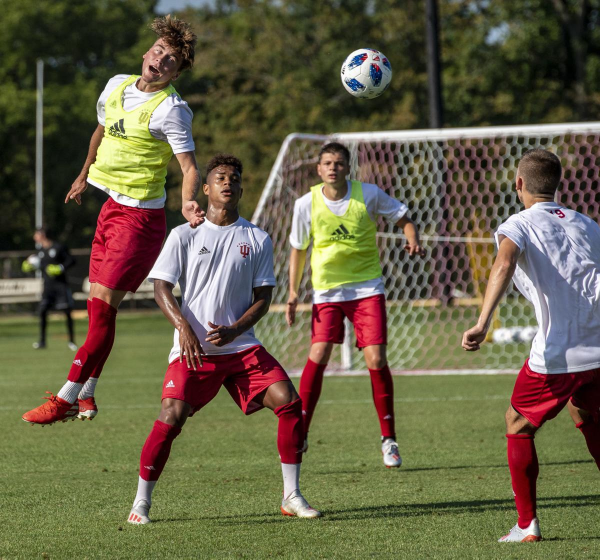
#> input picture Coding_Practice/Libraries/OpenCV/Detection/assets/soccer_practice.jpg, 1200 x 1119 px (shown at 1/2 size)
$ python contours.py
#> lines starting #> are read from the running program, lines starting #| are printed output that depends on the picture; after the words box and inside, x2 and y2 are one past the last pixel; in counts of white or black regions, pixels touching at a corner belong together
# Contours - elastic film abround an object
import numpy as np
import cv2

img = cv2.imread('Detection/assets/soccer_practice.jpg', 1)
#> img is the input picture: shape (1119, 1200, 3); mean B, G, R 70.9, 96, 102.6
img = cv2.resize(img, (0,0), fx=0.5,fy=0.5)
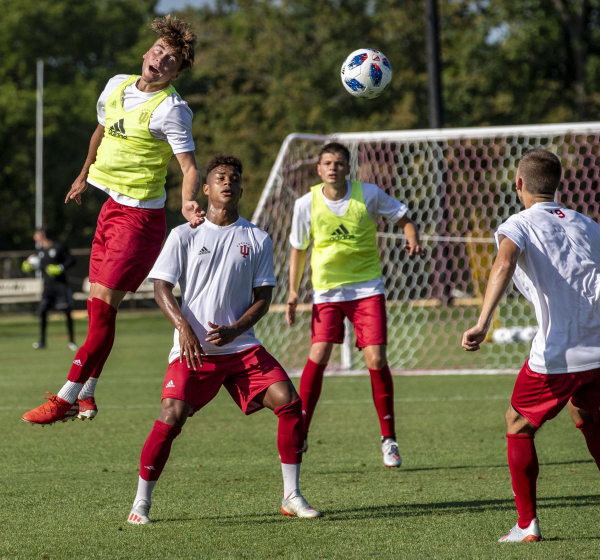
#> img: shape (560, 600, 3); mean B, G, R 71.1, 96.1, 102.7
gray = cv2.cvtColor(img, cv2.COLOR_BGR2GRAY)
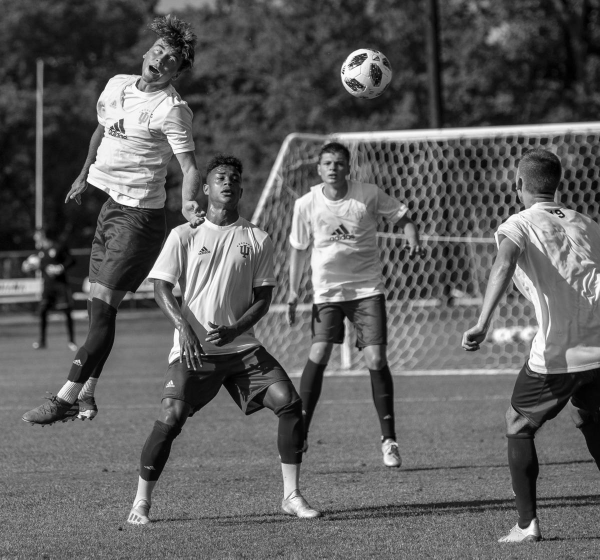
#> gray: shape (560, 600); min 0, max 255, mean 95.2

thresh = cv2.adaptiveThreshold(gray, 255, cv2.ADAPTIVE_THRESH_GAUSSIAN_C, cv2.THRESH_BINARY, 115, 1)
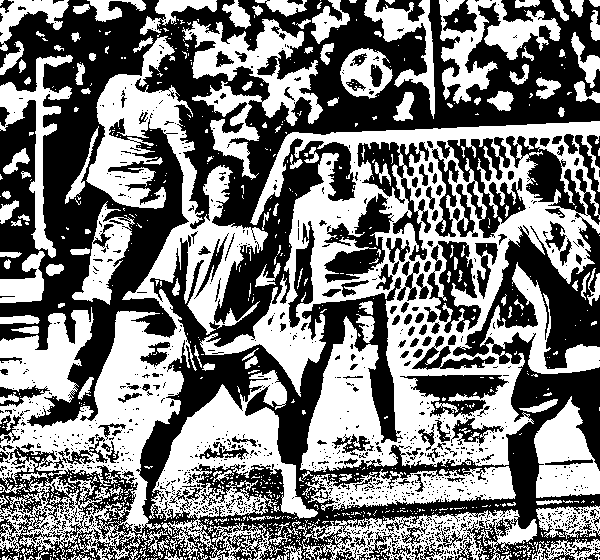
#> thresh: shape (560, 600); 48.4% white; 910 white regions (767 under 20 px)
cv2.imshow("Binary", thresh)

contours, hierarchy = cv2.findContours(thresh, cv2.RETR_TREE, cv2.CHAIN_APPROX_SIMPLE)
#> contours = 3494 contours, 3086 with area under 20; largest, box (x1, y1, x2, y2) and area: (200, 121, 600, 472) 77979, (0, 36, 268, 560) 41611, (149, 370, 318, 560) 12894, (182, 19, 323, 180) 7446, (296, 509, 537, 560) 6812

img2 = img.copy()
index = -1
thickness = 4
color = (255, 0, 255)

cv2.drawContours(img2, contours, index, color, thickness)
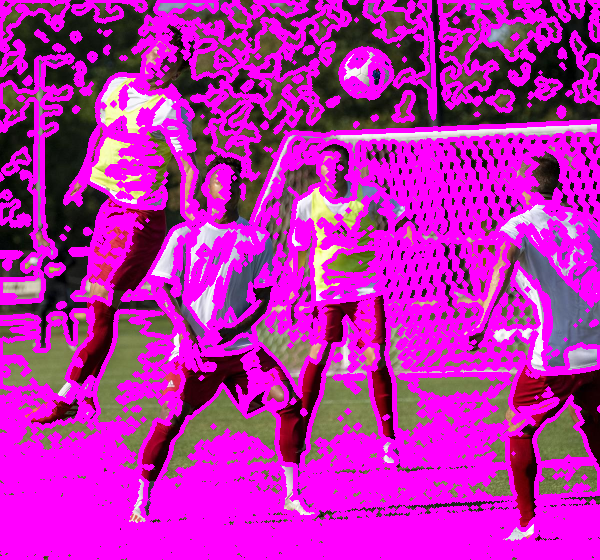
#> img2: shape (560, 600, 3); mean B, G, R 171.9, 35.7, 183.9
cv2.imshow("Contours", img2)

cv2.waitKey(0)
cv2.destroyAllWindows()

$ run again, with Coding_Practice/Libraries/OpenCV/Detection/assets/stop_sign.jpg copied over Coding_Practice/Libraries/OpenCV/Detection/assets/soccer_practice.jpg
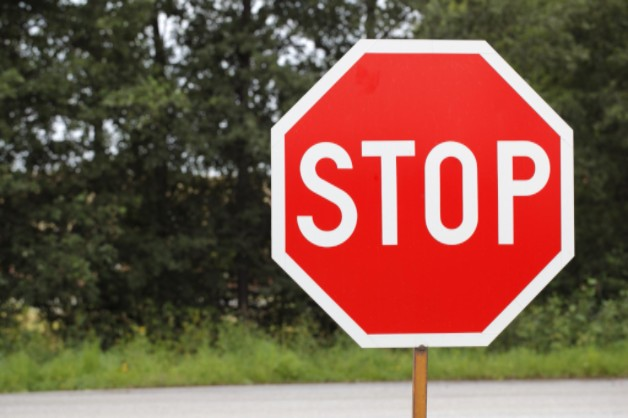
#> input picture Coding_Practice/Libraries/OpenCV/Detection/assets/stop_sign.jpg, 628 x 418 px
#> img is the input picture: shape (418, 628, 3); mean B, G, R 73.4, 89.5, 127.3
#> img: shape (209, 314, 3)
#> `thresh = cv2.adaptiveThreshold(gray, 255, cv2.ADAPTIVE_THRESH_GAUSSIAN..`:
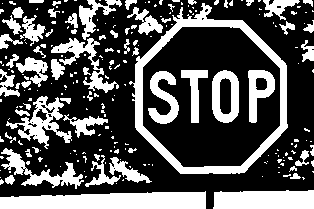
#> thresh: shape (209, 314); 33% white; 230 white regions (166 under 20 px)
#> contours = 272 contours, 220 with area under 20; largest, box (x1, y1, x2, y2) and area: (129, 3, 288, 174) 19420, (142, 26, 281, 168) 15968, (0, 191, 206, 209) 2878, (213, 190, 314, 209) 1668, (212, 70, 239, 123) 1191
#> `cv2.drawContours(img2, contours, index, color, thickness)`:
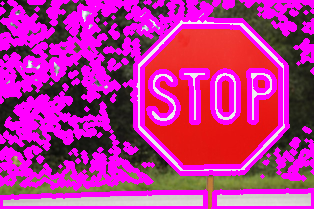
#> img2: shape (209, 314, 3); mean B, G, R 148.3, 41.8, 188
